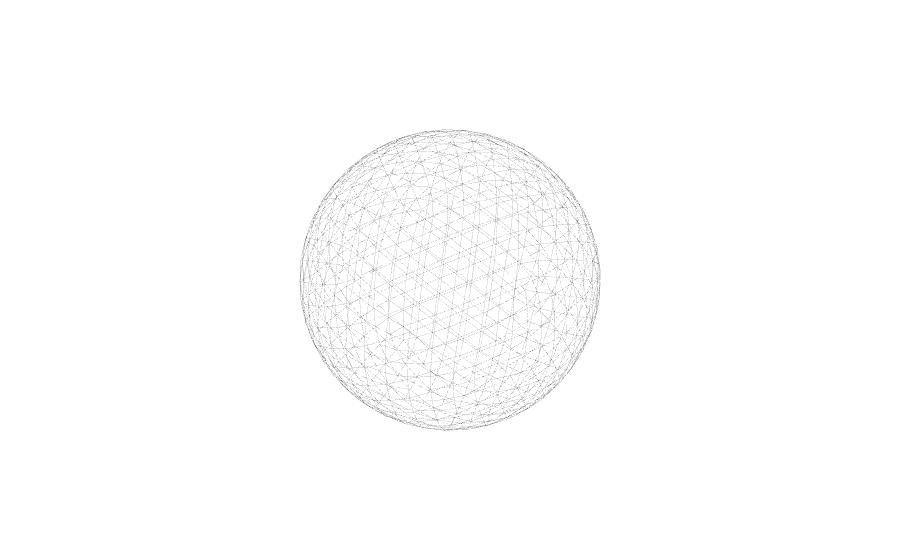

Notebook cell for this chart:
### Markdown cell above
Check that the mesh error number is 0. If this is not the case, the mesh file may be the cause (faces badly oriented, surface not closed, ...)

The function display_wireframe allows to visualize this mesh

### Code cell
fig = display_wireframe(filename)
fig.show()

### Figure 1 — Plotly figure (JSON) as saved in the notebook; plotly's stock layout.template omitted (floating-point values rounded to 4 significant figures; data arrays with more than 128 entries replaced by an {"elided": "..."} marker saying what was removed)
{"data": [{"line": {"color": "black", "width": 0.2}, "mode": "lines", "name": "wireframe", "type": "scatter3d", "x": {"elided": "5760 float values"}, "y": {"elided": "5760 float values"}, "z": {"elided": "5760 float values"}}], "layout": {"margin": {"b": 0, "l": 0, "r": 0, "t": 0}, "scene": {"xaxis": {"visible": false}, "yaxis": {"visible": false}, "zaxis": {"visible": false}}}}
